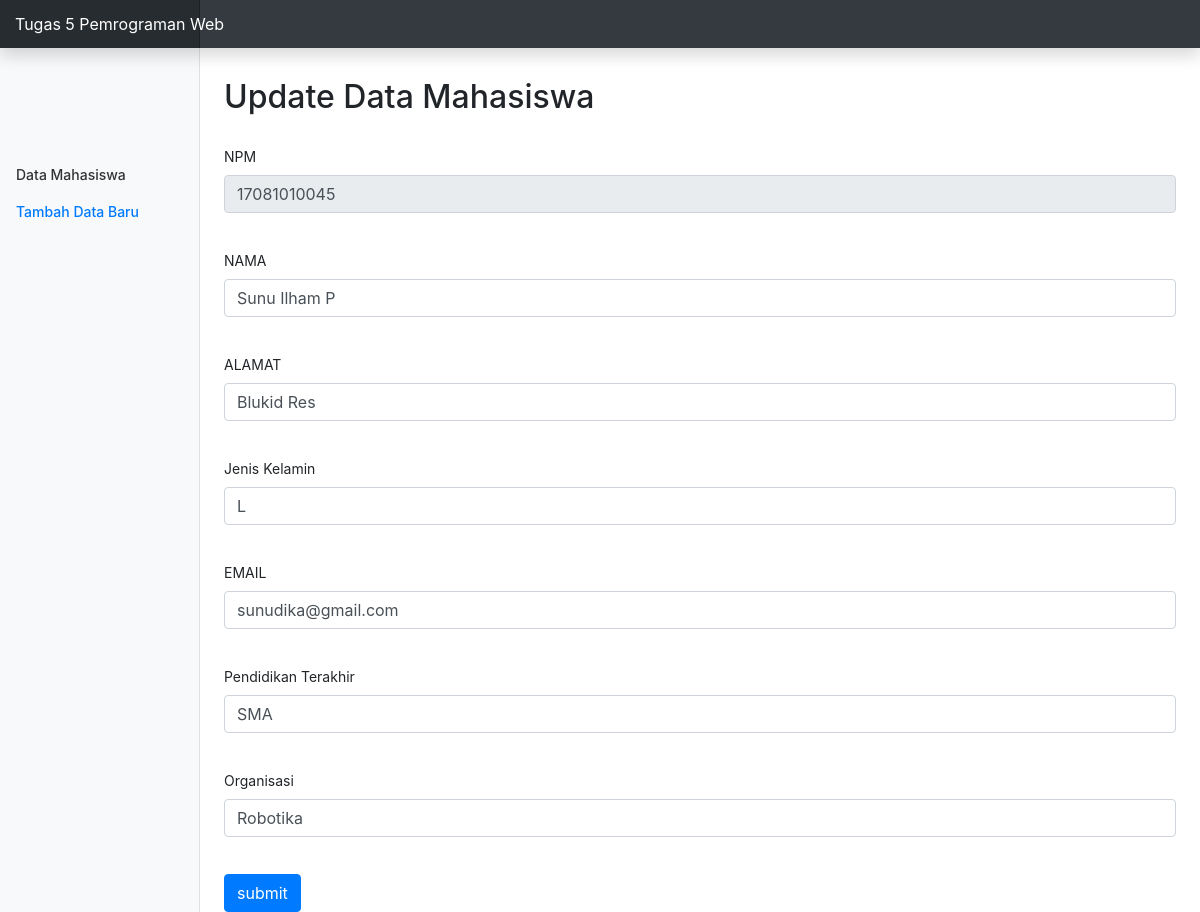
Page /update.php?npm=17081010045 on the committed database.
### tables this page shows
CREATE TABLE `biodata` (
  `npm` varchar(13) NOT NULL,
  `nama` varchar(50) NOT NULL,
  `contact` varchar(50) NOT NULL,
  `organisasi` varchar(50) NOT NULL,
  `pendidikan` varchar(20) NOT NULL,
  `alamat` varchar(50) NOT NULL,
  `jns_kel` varchar(10) NOT NULL
);

### update.php (the view, shortened to what this page needs)
<?php
include("connection.php");
  $result = '';
  if ($_SERVER['REQUEST_METHOD'] === 'GET') {
      if (isset($_GET['npm'])) {
          $npm_upd = $_GET['npm'];
          $query = "SELECT * FROM biodata WHERE npm = '$npm_upd'";
          $result = mysqli_query($connection, $query);
      }
  }
?>
<!DOCTYPE html>
<html>
<head>
	<link href="styles/css/bootstrap.min.css" rel="stylesheet">
	<link href="styles/css/dashboard.css" rel="stylesheet">
</head>
<body>
		<nav class="navbar navbar-dark fixed-top bg-dark flex-md-nowrap p-0 shadow">
			<a class="navbar-brand col-sm-3 col-md-2 mr-0" href="index.php">Tugas 5 Pemrograman Web</a>
		</nav>
		<div class="container-fluid">
      <div class="row">
        <nav class="col-md-2 d-none d-md-block bg-light sidebar">
          <div class="sidebar-sticky">
            <ul class="nav flex-column" style="margin-top:100px;">
              <li class="nav-item">
                <a class="nav-link" href="<?php echo "index.php"; ?>">Data Mahasiswa</a>
              </li>
              <li class="nav-item">
                <a class="nav-link active" href="<?php echo "AddNew.php"; ?>">Tambah Data Baru</a>
              </li>
            </ul>
          </div>
        </nav>
  <main role="main" class="col-md-9 ml-sm-auto col-lg-10 px-4">
  <h2 style="margin: 30px 0 30px 0;">Update Data Mahasiswa</h2>
	<form method="POST" action="update.php">
    <?php while($row = mysqli_fetch_array($result)) : ?>
		<div class="form-group">
			<label for="npm">NPM</label>
			<input type="text" name="npm" id="npm" class="form-control" value="<?php echo $row['npm']; ?>" readonly><br>
		</div>
		<div class="form-group">
			<label for="nama">NAMA</label>
			<input type="text" name="nama" id="nama" class="form-control" value="<?php echo $row['nama']; ?>"><br>
		</div>
		<div class="form-group">
			<label for="alamat">ALAMAT</label>
			<input type="text" name="alamat" id="alamat" class="form-control" value="<?php echo $row['alamat']; ?>"><br>
		</div>
		<div class="form-group">
			<label for="jns_kel">Jenis Kelamin</label>
			<input type="text" name="jns_kel" id="jns_kel" class="form-control" value="<?php echo $row['jns_kel']; ?>"><br>
		</div>
		<div class="form-group">
			<label for="email">EMAIL</label>
			<input type="text" name="email" id="email" class="form-control" value="<?php echo $row['contact']; ?>"><br>
		</div>
		<div class="form-group">
			<label for="pend">Pendidikan Terakhir</label>
			<input type="text" name="pend" id="pend" class="form-control" value="<?php echo $row['pendidikan']; ?>"><br>
		</div>
		<div class="form-group">
			<label for="org">Organisasi</label>
			<input type="text" name="org" id="org" class="form-control" value="<?php echo $row['organisasi']; ?>"><br>
		</div>
  <?php endwhile; ?>
		<input type="submit" name="submit" value="submit" class="btn btn-primary align-right">
	</form>
</div>
</div>
</body>
</html>

### styles/css/dashboard.css (style rules this page uses)
body { font-size: .875rem; }
.sidebar { position: fixed; top: 0; bottom: 0; left: 0; z-index: 100; padding: 48px 0 0; box-shadow: inset -1px 0 0 rgba(0, 0, 0, .1); }
.sidebar-sticky { position: relative; top: 0; height: calc(100vh - 48px); padding-top: .5rem; overflow-x: hidden; overflow-y: auto; }
.sidebar .nav-link { font-weight: 500; color: #333; }
.sidebar .nav-link.active { color: #007bff; }
[role="main"] { padding-top: 48px; }
.navbar-brand { padding-top: .75rem; padding-bottom: .75rem; font-size: 1rem; background-color: rgba(0, 0, 0, .25); box-shadow: inset -1px 0 0 rgba(0, 0, 0, .25); }

### rows in the picture
biodata: npm "17081010045", nama "Sunu Ilham P", alamat "Blukid Res", jns_kel "L", email "sunudika@gmail.com", pend "SMA", org "Robotika"
